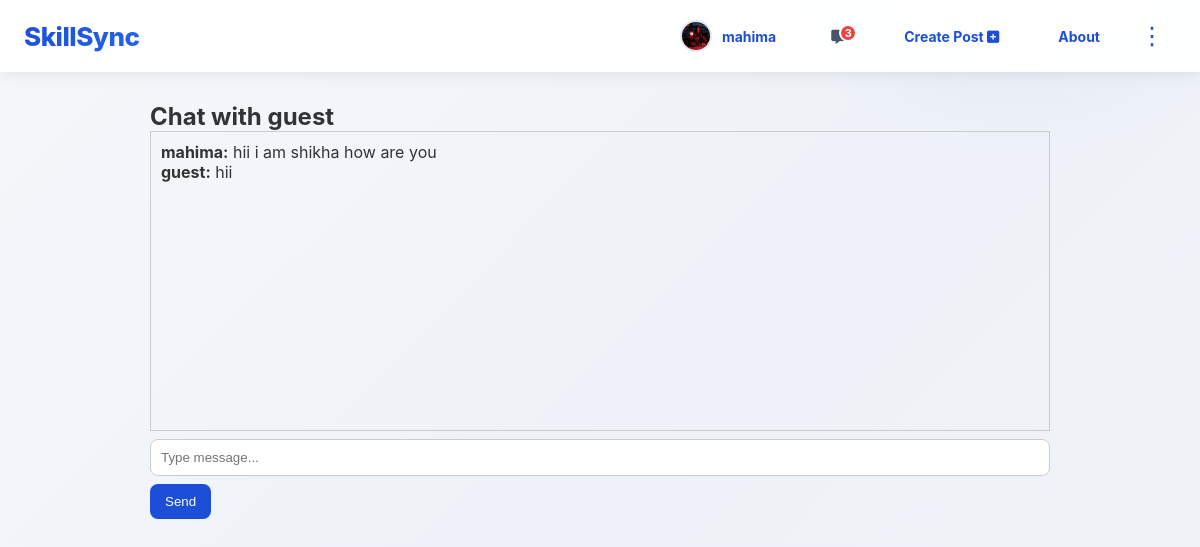
Screenshot of /chat/guest/ (signed in) with the database file from the repository.
### main/models.py (models this page shows, shortened)
class Profile(models.Model):
    user = models.OneToOneField(User, on_delete=models.CASCADE)
    full_name = models.CharField(max_length=100, blank=True)
    profession = models.CharField(max_length=100, blank=True)
    about = models.TextField(blank=True)
    profile_picture = models.ImageField(upload_to='profile_pics/', default='profile_pics/default.jpg')
    def get_profile_picture_url(self):
        if self.profile_picture:
            try:
                if self.profile_picture.storage.exists(self.profile_picture.name):
                    if 'default' not in self.profile_picture.name:
                        return self.profile_picture.url
            except:
                pass
        return None

class Message(models.Model):
    room = models.ForeignKey(ChatRoom, on_delete=models.CASCADE, related_name='messages')
    sender = models.ForeignKey(User, on_delete=models.CASCADE)
    text = models.TextField()
    timestamp = models.DateTimeField(auto_now_add=True)

### main/views.py (the view, shortened to what this page needs)
# urls.py: path('chat/<str:username>/', chat_room, name='chat_room'),
@login_required
def chat_room(request, username):
    other_user = get_object_or_404(User, username=username)
    room, created = ChatRoom.objects.get_or_create(
        user1=min(request.user, other_user, key=lambda u: u.id),
        user2=max(request.user, other_user, key=lambda u: u.id)
    )
    messages = room.messages.all().order_by('timestamp')
    return render(request, 'chat_room.html', {
        'room': room,
        'messages': messages,
        'other_user': other_user
    })

### main/templates/chat_room.html (shortened to what this page needs)
{% extends 'base.html' %}
{% block content %}
<h2>Chat with {{ other_user.username }}</h2>
<div style="border:1px solid #ccc; padding:10px; height:300px; overflow-y:auto;">
    {% for msg in messages %}
        <p>
            <strong>{{ msg.sender.username }}:</strong>
            {{ msg.text }}
        </p>
    {% endfor %}
</div>
<form method="POST">
    <input type="text" name="message" placeholder="Type message..." required>
    <button type="submit">Send</button>
</form>
{% endblock %}

### main/templates/base.html (shortened to what this page needs)
{% load static %}
<!DOCTYPE html>
<html lang="en">
<head>
    <link rel="stylesheet" href="{% static 'css/style.css' %}">
    <link rel="stylesheet" href="https://cdnjs.cloudflare.com/ajax/libs/font-awesome/6.4.0/css/all.min.css">
</head>
<body>
        <nav class="navbar {% if request.resolver_match.url_name == 'landing' %}landing-navbar{% endif %}" style="position: relative;">
            <a href="{% url 'home' %}" class="logo">SkillSync</a>
            <div class="nav-links">
                {% if user.is_authenticated %}
                    <a href="{% url 'view_profile' user.username %}" class="profile-link NavtBtn" title="{{ user.username }}">
                        <div class="navbar-avatar-wrapper">
                            {% if user.profile.profile_picture and user.profile.get_profile_picture_url %}
                                <img src="{{ user.profile.get_profile_picture_url }}"
                                    class="navbar-profile-img"
                                    alt="{{ user.username }}"
                                    onerror="handleImageError(this)">
                            {% else %}
                                <div class="navbar-avatar-fallback" style="position: static; display: flex;">
                                    {{ user.username|first|upper }}
                                </div>
                            {% endif %}
                        </div>
                        <span>{{ user.username }}</span>
                    </a>
                    <a href="{% url 'chat_list' %}" class="chat-btn" title="Messages">
                        <i class="fa-solid fa-message"></i>
                        <span class="chat-badge">3</span>
                    </a>
                    <a href="{% url 'add_content' %}" class="NavtBtn">
                        Create Post <i class="fa-solid fa-square-plus"></i>
                    </a>
                    <a href="{% url 'about' %}" class="NavtBtn">About</a>
                {% else %}
                    {% if request.resolver_match.url_name != 'landing' %}
                        <a href="{% url 'login' %}" class="NavtBtn">Login</a>
                        <a href="{% url 'register' %}" class="NavtBtn">Register</a>
                        <a href="{% url 'about' %}" class="NavtBtn">About</a>
                    {% endif %}
                {% endif %}
                <button class="vertical-menu-btn" id="verticalMenuBtn" onclick="toggleVerticalMenu()">⋮</button>
            </div>
        </nav>
    <div class="main-container">
        {% block content %}{% endblock %}
    </div>
</body>
</html>

### static/css/style.css (style rules this page uses)
* { margin: 0; padding: 0; box-sizing: border-box; }
body { font-family: 'Segoe UI', Tahoma, Geneva, Verdana, sans-serif; background: #f4f6f8; color: #333; }
.navbar { background: #1d4ed8; color: #fff; padding: 15px 0; }
.navbar .logo { font-size: 24px; font-weight: bold; color: #fff; text-decoration: none; }
.navbar .nav-links a { margin-left: 15px; text-decoration: none; color: #fff; padding: 7px 15px; border-radius: 5px; transition: 0.3s; }
.main-container { max-width: 900px; margin: 30px auto; padding: 0 20px; }
form input[type="text"], form textarea, form input[type="file"] { width: 100%; padding: 10px; margin: 8px 0; border-radius: 8px; border: 1px solid #ccc; }
form button { background: #1d4ed8; color: #fff; padding: 10px 15px; border: none; border-radius: 8px; cursor: pointer; transition: 0.3s; }

### main/templates/base.html (style rules this page uses)
* { margin: 0; padding: 0; box-sizing: border-box; }
body { font-family: -apple-system, BlinkMacSystemFont, 'Segoe UI', Roboto, Oxygen, Ubuntu, Cantarell, sans-serif; background: linear-gradient(135deg, #f5f7fa 0%, #eef2f8 50%, #f0f4f9 100%); min-height: 100vh; position: relative; overflow-x: hidden; }
body::before { content: ''; position: fixed; top: -50%; right: -10%; width: 600px; height: 600px; background: radial-gradient(circle, rgba(29, 78, 216, 0.08) 0%, transparent 70%); border-radius: 50%; z-index: 0; pointer-events: none; animation: float 20s ease-in-out infinite; }
body::after { content: ''; position: fixed; bottom: -20%; left: -5%; width: 500px; height: 500px; background: radial-gradient(circle, rgba(37, 99, 235, 0.06) 0%, transparent 70%); border-radius: 50%; z-index: 0; pointer-events: none; animation: float 25s ease-in-out infinite reverse; }
.vertical-menu-btn { background: none; border: none; font-size: 24px; cursor: pointer; padding: 8px 12px; color: #1d4ed8; transition: all 0.3s ease; position: relative; z-index: 101; }
.navbar { display: flex; justify-content: space-between; align-items: center; padding: 14px 24px; background: rgba(255, 255, 255, 0.95); backdrop-filter: blur(10px); box-shadow: 0 2px 16px rgba(0, 0, 0, 0.08); position: sticky; top: 0; z-index: 100; }
.navbar .logo { font-size: 26px; font-weight: 800; background: linear-gradient(135deg, #1d4ed8 0%, #2563eb 100%); -webkit-background-clip: text; -webkit-text-fill-color: transparent; background-clip: text; text-decoration: none; min-width: fit-content; letter-spacing: -0.5px; }
.navbar .nav-links { display: flex; align-items: center; gap: 12px; }
.navbar .nav-links a { text-decoration: none; color: #475569; padding: 8px 16px; border-radius: 6px; transition: all 0.3s ease; font-weight: 500; font-size: 14px; white-space: nowrap; }
.navbar .nav-links .profile-link { display: flex; align-items: center; gap: 10px; text-decoration: none; color: #333; padding: 6px 12px; border-radius: 6px; transition: all 0.3s ease; }
.navbar-avatar-wrapper { position: relative; display: inline-flex; align-items: center; justify-content: center; width: 32px; height: 32px; }
.navbar .nav-links .profile-link img { width: 32px; height: 32px; border-radius: 50%; object-fit: cover; border: 2px solid #e2e8f0; }
.main-container { min-height: calc(100vh - 60px); padding: 0; position: relative; z-index: 1; }
@media (min-width: 769px) { .navbar .nav-links { display: flex; } }
.NavtBtn { color: #1d4ed8 !important; font-weight: 800; padding: 8px 16px; border-radius: 6px; text-decoration: none; transition: all 0.3s ease; }
.navbar .nav-links a.NavtBtn { font-weight: 700 !important; }
.chat-btn { position: relative; background: none; border: none; cursor: pointer; padding: 8px 12px; border-radius: 8px; transition: all 0.3s ease; color: #1d4ed8; font-size: 22px; }
.chat-badge { position: absolute; top: 4px; right: 4px; background: #ef4444; color: white; border-radius: 50%; width: 18px; height: 18px; font-size: 11px; font-weight: 700; display: flex; align-items: center; justify-content: center; border: 2px solid white; }

### rows the page displays
Message: sender.username "mahima", text "hii i am shikha how are you"
Message: sender.username "guest", text "hii"

### other values shown
{{ user.username }} "mahima"
{{ other_user.username }} "guest"
